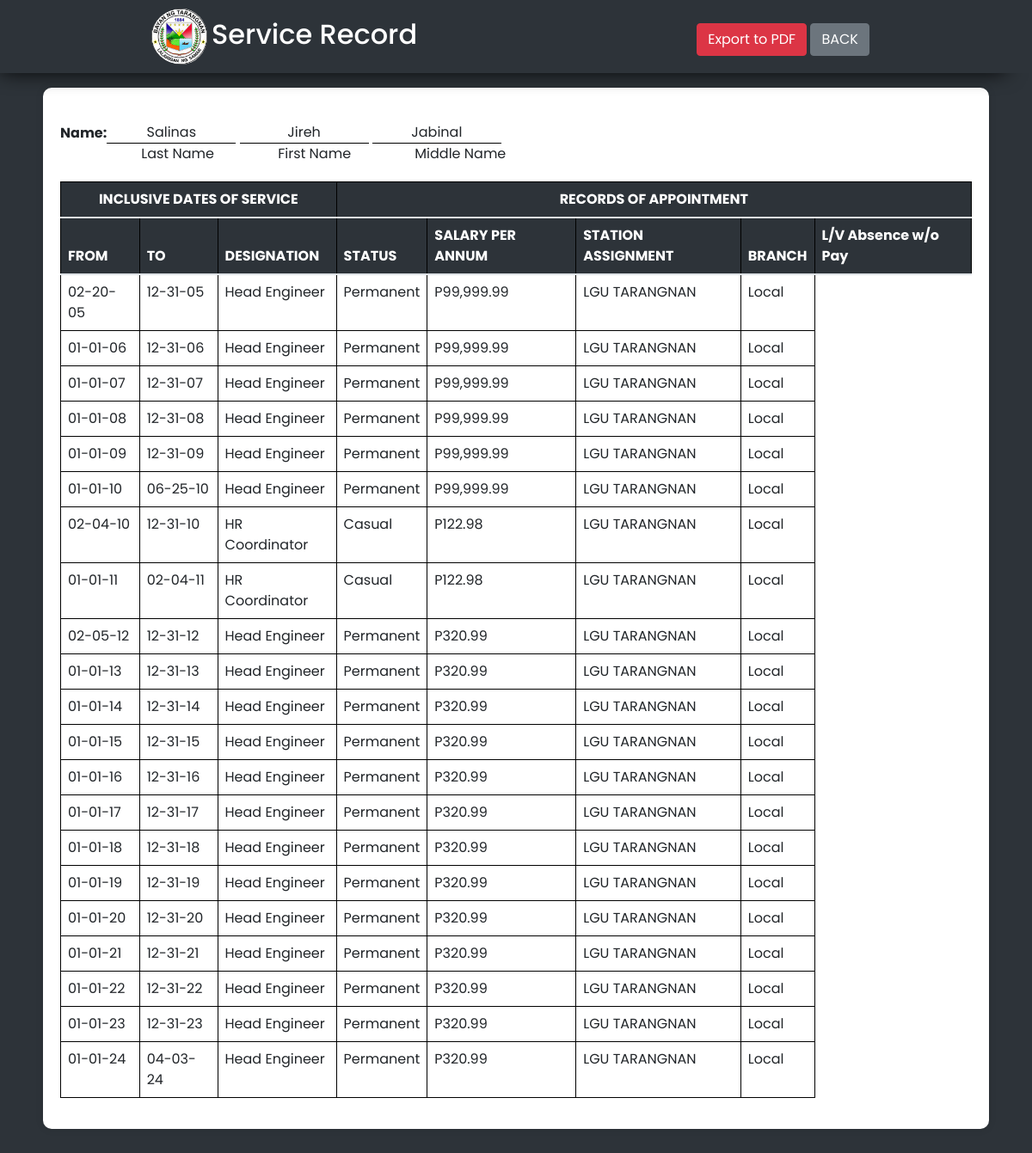
Screenshot of /admin/table/view_service_record.php?employee_id=18 with the database file from the repository.
### tables this page shows
CREATE TABLE `employees` (
  `employee_id` int(11) NOT NULL,
  `first_name` varchar(255) NOT NULL,
  `middle_name` varchar(255) DEFAULT NULL,
  `last_name` varchar(255) NOT NULL,
  `contact_number` varchar(255) DEFAULT NULL,
  `address` varchar(255) DEFAULT NULL,
  `birthday` date DEFAULT NULL
);

CREATE TABLE `serviceperiods` (
  `period_id` int(11) NOT NULL,
  `employee_id` int(11) NOT NULL,
  `department_id` int(11) NOT NULL,
  `position_id` int(11) NOT NULL,
  `start_date` date NOT NULL,
  `end_date` date DEFAULT NULL,
  `status` enum('Active','Retired','Transferred','Resigned','Promoted') NOT NULL,
  `salary` decimal(10,2) DEFAULT NULL,
  `employment_type` enum('Casual','Permanent') NOT NULL,
  `station_assignment` varchar(255) DEFAULT NULL,
  `branch_type` enum('Local','National') NOT NULL
);

CREATE TABLE `positions` (
  `position_id` int(11) NOT NULL,
  `department_id` int(11) NOT NULL,
  `position_title` varchar(255) NOT NULL
);

### admin/table/view_service_record.php (the view, shortened to what this page needs)
<?php
$host = 'localhost';
$dbname = 'hrmo_tarangnan';
$username = 'root';
$password = '';
$employee_id = isset($_GET['employee_id']) ? $_GET['employee_id'] : 0;
$conn = new mysqli($host, $username, $password, $dbname);
$sql = "SELECT
            e.employee_id, e.first_name, e.middle_name, e.last_name, e.address, e.birthday,
            pos.position_title, sp.start_date, sp.end_date, sp.employment_type, sp.salary, sp.station_assignment, sp.branch_type
        FROM
            Employees e
        INNER JOIN
            ServicePeriods sp ON e.employee_id = sp.employee_id
        INNER JOIN
            Positions pos ON sp.position_id = pos.position_id
        WHERE
            e.employee_id = ?
        ORDER BY
            sp.start_date";
$stmt = $conn->prepare($sql);
$stmt->bind_param("i", $employee_id);
$stmt->execute();
$result = $stmt->get_result();
$records = [];
if ($result->num_rows > 0) {
    while($row = $result->fetch_assoc()) {
        $records[] = $row;
    }
} else {
    echo "<p>No service records found.</p>";
}
?>
<!DOCTYPE html>
<html>
<head>
    <link href="https://stackpath.bootstrapcdn.com/bootstrap/4.5.2/css/bootstrap.min.css" rel="stylesheet">
</head>
<body>
        <div class="container">
            <nav class="nav-header">
                <h2><img src="/tarangnan/admin/log/logo.jpg" alt="Logo">Service Record</h2>
                <div class="btn">
                <button onclick="exportPDF()" class="btn btn-danger">Export to PDF</button>
                <a class="btn btn-secondary" href="/tarangnan/admin/table/table.php">BACK</a>
                </div>
            </nav>
            <div class="no-print control-buttons">
             <div class="bond-paper">
                <div class="header-info">
                    <table>
                        <tr>
                            <td style="vertical-align: bottom;"><strong>Name:</strong></td>
                            <td>
                                <div style="border-bottom: 1px solid black; text-align: center; min-width: 150px; display: inline-block;">
                                    <?php echo htmlspecialchars($records[0]['last_name'] ?? ''); ?>
                                </div>
                                <div style="border-bottom: 1px solid black; text-align: center; min-width: 150px; display: inline-block;">
                                    <?php echo htmlspecialchars($records[0]['first_name'] ?? ''); ?>
                                </div>
                                <div style="border-bottom: 1px solid black; text-align: center; min-width: 150px; display: inline-block;">
                                    <?php echo htmlspecialchars($records[0]['middle_name'] ?? ''); ?>
                                </div>
                            </td>
                        </tr>
                        <tr>
                            <td></td>
                            <td>
                                <span style="margin-left: 40px; margin-right: 70px; display: inline-block; text-align: center;">Last Name</span>
                                <span style="margin-right: 70px; display: inline-block; text-align: center;">First Name</span>
                                <span style="display: inline-block; text-align: center;">Middle Name</span>
                            </td>
                        </tr>
                    </table>
                </div>
                <table class="table" id="serviceRecordTable">
                <thead>
                    <tr>
                        <th colspan="3" style="text-align: center;">INCLUSIVE DATES OF SERVICE</th>
                        <th colspan="5" style="text-align: center;">RECORDS OF APPOINTMENT</th>
                    </tr>
                    <tr>
                        <th>FROM</th>
                        <th>TO</th>
                        <th>DESIGNATION</th>
                        <th>STATUS</th>
                        <th>SALARY PER ANNUM</th>
                        <th>STATION ASSIGNMENT</th>
                        <th>BRANCH</th>
                        <th>L/V Absence w/o Pay</th>
                    </tr>
                            </thead>
                            <tbody>
                            <?php foreach ($records as $record): ?>
                                <?php
                                $originalStartDate = new DateTime($record['start_date']);
                                $startDate = clone $originalStartDate;
                                $endDate = $record['end_date'] ? new DateTime($record['end_date']) : new DateTime();
                                $originalEndDate = clone $endDate;
                                $isFirstPeriod = true;
                                while ($startDate < $originalEndDate) {
                                    if ($isFirstPeriod) {
                                        $tempEnd = new DateTime($startDate->format('Y') . '-12-31');
                                        $isFirstPeriod = false;
                                    } else {
                                        $startDate = new DateTime($startDate->format('Y') . '-01-01');
                                        $tempEnd = new DateTime($startDate->format('Y') . '-12-31');
                                    }
                                    if ($startDate->format('Y') >= $originalEndDate->format('Y')) {
                                        $tempEnd = $originalEndDate;
                                    }
                                    echo "<tr>";
                                    echo "<td>" . date('m-d-y', strtotime($startDate->format('Y-m-d'))) . "</td>";
                                    echo "<td>" . date('m-d-y', strtotime($tempEnd->format('Y-m-d'))) . "</td>";
                                    echo "<td>" . htmlspecialchars($record['position_title']) . "</td>";
                                    echo "<td>" . htmlspecialchars($record['employment_type']) . "</td>";
                                    echo "<td> P" . number_format($record['salary'], 2) . "</td>";
                                    echo "<td>" . htmlspecialchars($record['station_assignment']) . "</td>";
                                    echo "<td>" . htmlspecialchars($record['branch_type']) . "</td>";
                                    echo "</tr>";
                                    $startDate = $tempEnd->modify('+1 day');
                                }
                                ?>
                            <?php endforeach; ?>
                            </tbody>
                        </table>
                    </div>
                </div>
            </div>
</body>
</html>

### admin/table/view_service_record.php (style rules this page uses)
* { margin: 0; padding: 0; box-sizing: border-box; }
body { width: 100%; font-family: 'Poppins', sans-serif; background-color: #2d3339; }
.nav-header { position: fixed; top: 0; left: 0; width: 100%; display: flex; justify-content: space-around; text-align: center; background-color: #2d3339; color: #fff; padding: 10px 20px; z-index: 1000; -webkit-box-shadow: -15px 14px 25px -16px #000000; -moz-box-shadow: -15px 14px 25px -16px #000000; box-shadow: -15px 14px 25px -16px #000000; }
.nav-header h2 { margin: 0; }
.nav-header .btn { color: #fff; }
.container { margin-top: 60px; padding: 20px; }
.table { width: 100%; border-collapse: collapse; margin-top: 20px; }
.table th, .table td { border: 1px solid black; padding: 8px; text-align: left; }
.table th { background-color: #2d3339; color: #fff; }
.table td { background-color: #fff; }
.no-print { display: flex; justify-content: flex-end; margin-bottom: 20px; }
.control-buttons { display: flex; justify-content: center; }
.bond-paper { background-color: #fff; margin-top: 2%; padding: 20px; border-radius: 10px; box-shadow: 0 0 10px rgba(0, 0, 0, 0.1); }
.header-info { margin-bottom: 20px; margin-top: 20px; }
nav h2 img { width: 70px; padding-right: 5px; border-radius: 50%; }
.btn { margin-top: 5px; }

### rows the page displays
employees: last_name "Salinas", first_name "Jireh", middle_name "Jabinal"
serviceperiods: start_date "02-20-05", start_date "12-31-05", position.position_title "Head Engineer", employment_type "Permanent", salary "99,999.99", station_assignment "LGU TARANGNAN", branch_type "Local", start_date "01-01-06", start_date "12-31-06", start_date "01-01-07", start_date "12-31-07", start_date "01-01-08", start_date "12-31-08", start_date "01-01-09", start_date "12-31-09", start_date "01-01-10", end_date "06-25-10"
serviceperiods: start_date "02-04-10", start_date "12-31-10", position.position_title "HR Coordinator", employment_type "Casual", salary "122.98", station_assignment "LGU TARANGNAN", branch_type "Local", start_date "01-01-11", end_date "02-04-11"
serviceperiods: start_date "02-05-12", start_date "12-31-12", position.position_title "Head Engineer", employment_type "Permanent", salary "320.99", station_assignment "LGU TARANGNAN", branch_type "Local", start_date "01-01-13", start_date "12-31-13", start_date "01-01-14", start_date "12-31-14", start_date "01-01-15", start_date "12-31-15", start_date "01-01-16", start_date "12-31-16", start_date "01-01-17", start_date "12-31-17", start_date "01-01-18", start_date "12-31-18", start_date "01-01-19", start_date "12-31-19", start_date "01-01-20", start_date "12-31-20", start_date "01-01-21", start_date "12-31-21", start_date "01-01-22", start_date "12-31-22", start_date "01-01-23", start_date "12-31-23", start_date "01-01-24", end_date "04-03-24"
